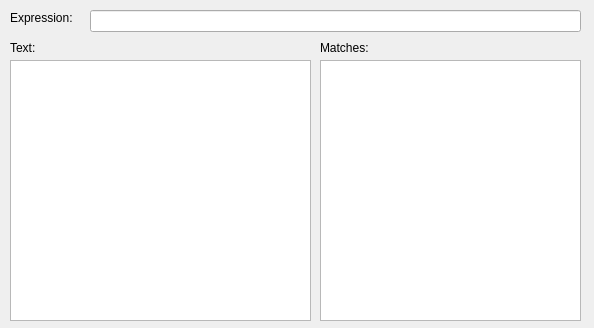
<?xml version="1.0" encoding="UTF-8"?>
<ui version="4.0">
 <class>RegexCheckClass</class>
 <widget class="QMainWindow" name="RegexCheckClass">
  <property name="geometry">
   <rect>
    <x>0</x>
    <y>0</y>
    <width>594</width>
    <height>328</height>
   </rect>
  </property>
  <property name="windowTitle">
   <string>Regex Check</string>
  </property>
  <widget class="QWidget" name="centralWidget">
   <widget class="QLineEdit" name="inputRegex">
    <property name="geometry">
     <rect>
      <x>90</x>
      <y>10</y>
      <width>491</width>
      <height>22</height>
     </rect>
    </property>
   </widget>
   <widget class="QLabel" name="label">
    <property name="geometry">
     <rect>
      <x>10</x>
      <y>10</y>
      <width>71</width>
      <height>16</height>
     </rect>
    </property>
    <property name="text">
     <string>Expression:</string>
    </property>
   </widget>
   <widget class="QListView" name="resultList">
    <property name="geometry">
     <rect>
      <x>320</x>
      <y>60</y>
      <width>261</width>
      <height>261</height>
     </rect>
    </property>
    <property name="editTriggers">
     <set>QAbstractItemView::NoEditTriggers</set>
    </property>
   </widget>
   <widget class="QLabel" name="label_2">
    <property name="geometry">
     <rect>
      <x>320</x>
      <y>40</y>
      <width>71</width>
      <height>16</height>
     </rect>
    </property>
    <property name="text">
     <string>Matches:</string>
    </property>
   </widget>
   <widget class="QTextEdit" name="inputText">
    <property name="geometry">
     <rect>
      <x>10</x>
      <y>60</y>
      <width>301</width>
      <height>261</height>
     </rect>
    </property>
   </widget>
   <widget class="QLabel" name="label_3">
    <property name="geometry">
     <rect>
      <x>10</x>
      <y>40</y>
      <width>71</width>
      <height>16</height>
     </rect>
    </property>
    <property name="text">
     <string>Text:</string>
    </property>
   </widget>
  </widget>
 </widget>
 <layoutdefault spacing="6" margin="11"/>
 <resources>
  <include location="RegexCheck.qrc"/>
 </resources>
 <connections/>
</ui>
